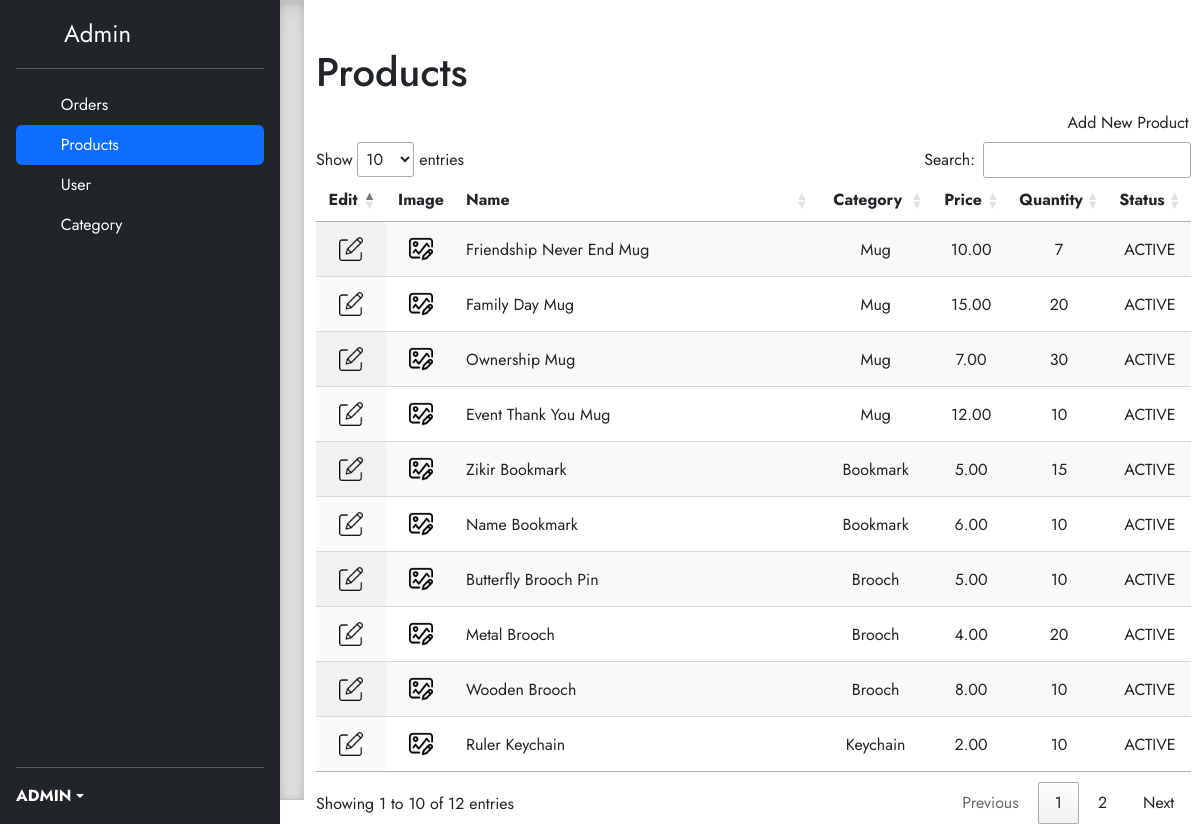
The page /sites/product/product.php (signed in) on the database its author committed.
### tables this page shows
CREATE TABLE `product` (
  `product_id` int(11) NOT NULL,
  `category_id` int(11) NOT NULL,
  `promotion_id` int(11) DEFAULT NULL,
  `promotion_rate` varchar(255) DEFAULT NULL,
  `product_name` varchar(255) NOT NULL,
  `product_description` varchar(255) NOT NULL,
  `product_price` varchar(255) NOT NULL,
  `product_qty` varchar(255) NOT NULL,
  `product_image` varchar(255) NOT NULL,
  `product_status` char(1) NOT NULL
);

CREATE TABLE `category` (
  `category_id` int(11) NOT NULL,
  `category_name` varchar(255) DEFAULT NULL,
  `category_status` char(1) DEFAULT NULL
);

### sites/product/product.php (the view, shortened to what this page needs)
<?php
    include '../../applications/mainframe.php';
?>
<!doctype html>
<html lang="en">
  <head>
  </head>
  <body>
<main class="d-flex flex-nowrap">
  <div class="d-flex flex-column flex-shrink-0 p-3 text-bg-dark" style="width: 280px;">
    <a href="../orders/orders.php" class="d-flex align-items-center mb-3 mb-md-0 me-md-auto text-white text-decoration-none">
      <svg class="bi pe-none me-2" width="40" height="32"><use xlink:href="#bootstrap"/></svg>
      <span class="fs-4">Admin</span>
    </a>
    <hr>
    <ul class="nav nav-pills flex-column mb-auto">
      <li>
        <a href="../orders/orders.php" class="nav-link text-white">
          <svg class="bi pe-none me-2" width="16" height="16"><use xlink:href="#table"/></svg>
          Orders
        </a>
      </li>
      <li>
        <a href="product.php" class="nav-link text-white active">
          <svg class="bi pe-none me-2" width="16" height="16"><use xlink:href="#grid"/></svg>
          Products
        </a>
      </li>
      <li>
        <a href="../user/user.php" class="nav-link text-white">
          <svg class="bi pe-none me-2" width="16" height="16"><use xlink:href="#people-circle"/></svg>
          User
        </a>
      </li>
      <li>
        <a href="../category/category.php" class="nav-link text-white">
          <svg class="bi pe-none me-2" width="16" height="16"><use xlink:href="#speedometer2"/></svg>
          Category
        </a>
      </li>
    </ul>
    <hr>
    <div class="dropdown">
      <?php
      $user=$_SESSION['user_id'];
      $query = "SELECT UPPER(user_name) AS name FROM `user` WHERE user_id=$user";
      $result = mysqli_query($conn, $query);
      if (mysqli_num_rows($result)==1){
      ?>
      <a href="#" class="d-flex align-items-center text-white text-decoration-none dropdown-toggle" data-bs-toggle="dropdown" aria-expanded="false">
        <strong><?php echo mysqli_fetch_assoc($result)["name"];}?></strong>
      </a>
    </div>
  </div>
  <div class="b-example-divider b-example-vr"></div>
  <div class="container pt-5">
    <div class="row">
        <div class="col">
            <h1>Products</h1>
        </div>
    </div>
    <div class="row">
      <div class="col-md-10">
      </div>
      <div class="col-md-2">
        <div class="row ">
          <button type="" class="btn justify-content-right" id="addBtn" name="addBtn">Add New Product</button>
        </div>
      </div>
    </div>
    <div class="row">
    <table id="datagrid" class="display" title="News List">
      <thead>
          <tr>
              <th>Edit</th>
              <th>Image</th>
              <th>Name</th>
              <th>Category</th>
              <th>Price</th>
              <th>Quantity</th>
              <th>Status</th>
          </tr>
      </thead>
      <tbody>
        <?php
        $query4 = "SELECT a.product_id, a.product_name, b.category_name, a.product_price, a.product_qty, CASE WHEN a.product_status='Y' THEN 'ACTIVE' ELSE 'INACTIVE' END status FROM product a, category b WHERE a.category_id=b.category_id AND a.product_status!='D'";
        $result4 = mysqli_query($conn,$query4);
        if(mysqli_num_rows($result4)>0){
          while($row2=mysqli_fetch_assoc($result4)){
            ?>
            <tr>
              <td><?php echo $row2["product_id"]?></td>
              <td></td>
              <td><?php echo $row2["product_name"]?></td>
              <td><?php echo $row2["category_name"]?></td>
              <td><?php echo $row2["product_price"]?></td>
              <td><?php echo $row2["product_qty"]?></td>
              <td><?php echo $row2["status"]?></td>
            </tr>
            <?php
          }
        }
        ?>
      </tbody>
    </table>
    </div>
  </div>
</main>
  </body>
</html>

### applications/mainframe.php (shortened to what this page needs)
<head>
	<link href="https://cdn.jsdelivr.net/npm/bootstrap@5.2.2/dist/css/bootstrap.min.css" rel="stylesheet">
	<link rel="stylesheet" type="text/css" href="https://cdn.datatables.net/1.11.3/css/dataTables.bootstrap5.min.css">
	<link rel="stylesheet" type="text/css" href="https://cdn.datatables.net/1.11.3/css/jquery.dataTables.css">
</head>

### applications/mainframe.php (style rules this page uses)
body { font-family: 'Jost', sans-serif; }

### sites/product/product.php (style rules this page uses)
.b-example-divider { height: 3rem; background-color: rgba(0, 0, 0, .1); border: solid rgba(0, 0, 0, .15); border-width: 1px 0; box-shadow: inset 0 .5em 1.5em rgba(0, 0, 0, .1), inset 0 .125em .5em rgba(0, 0, 0, .15); }
.b-example-vr { flex-shrink: 0; width: 1.5rem; height: 100vh; }
.bi { vertical-align: -.125em; fill: currentColor; }

### rows shown on the page
product: product_name "Friendship Never End Mug", category.category_name "Mug", product_price "10.00", product_qty "7", status "ACTIVE"
product: product_name "Family Day Mug", category.category_name "Mug", product_price "15.00", product_qty "20", status "ACTIVE"
product: product_name "Ownership Mug", category.category_name "Mug", product_price "7.00", product_qty "30", status "ACTIVE"
product: product_name "Event Thank You Mug", category.category_name "Mug", product_price "12.00", product_qty "10", status "ACTIVE"
product: product_name "Zikir Bookmark", category.category_name "Bookmark", product_price "5.00", product_qty "15", status "ACTIVE"
product: product_name "Name Bookmark", category.category_name "Bookmark", product_price "6.00", product_qty "10", status "ACTIVE"
product: product_name "Butterfly Brooch Pin", category.category_name "Brooch", product_price "5.00", product_qty "10", status "ACTIVE"
product: product_name "Metal Brooch", category.category_name "Brooch", product_price "4.00", product_qty "20", status "ACTIVE"
product: product_name "Wooden Brooch", category.category_name "Brooch", product_price "8.00", product_qty "10", status "ACTIVE"
product: product_name "Ruler Keychain", category.category_name "Keychain", product_price "2.00", product_qty "10", status "ACTIVE"

### other values the page prints
mysqli_fetch_assoc($result)["name"] "ADMIN"
